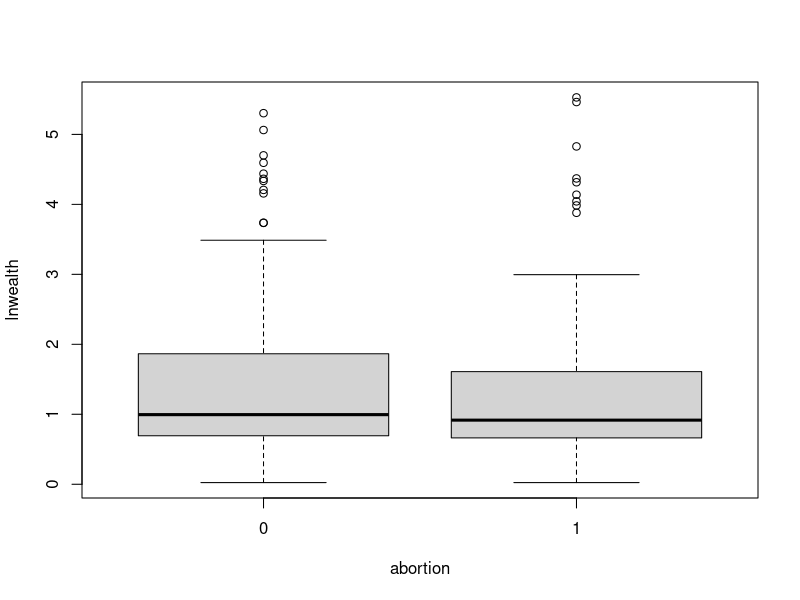
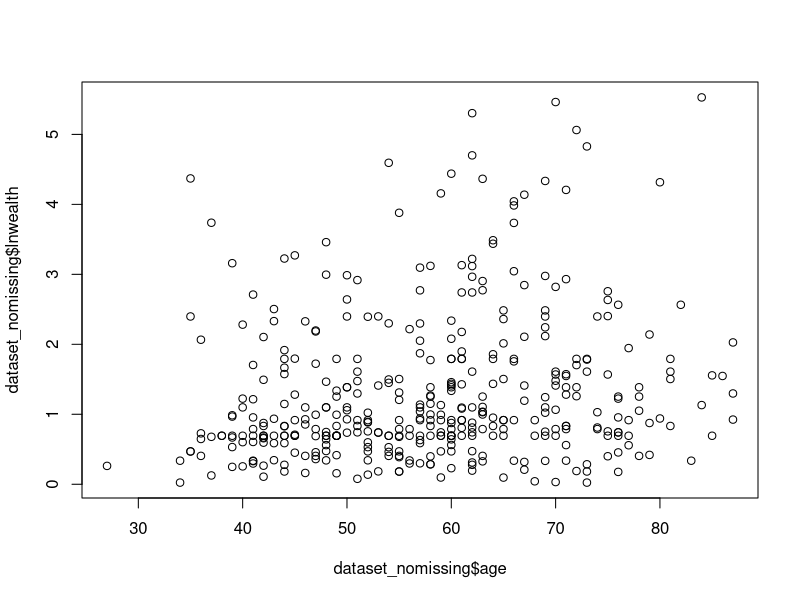

The R source for these figures, in order: (Note: this script raises an error after producing the figures.)
#load packages 
## Project:  STA 215, Fall 2024, Final Project
# Located:   Folcarelli TCNJ Google Drive
# File Name: template
# Date:      2024_1_17
# Who:       Dante Folcarelli 

## Load packages
# NOTE: Run base.R if these commands return an error!
library(readr)
library(dplyr)
library(tidyverse)
library(ggplot2)
library(haven)
library(forcats)
library(psych)

# Load data 
setwd("H:/sta215")

dataset <- read_csv("raw_data.csv")
View(dataset)

##################################################################################
############### Table 1: descriptive statistics    ####################   
##################################################################################
dataset$lnwealth <- log(dataset$wealth+1)
dataset_nomissing <- na.omit(dataset)


table(dataset_nomissing$gun_policy)
table(dataset_nomissing$christian)

summary(dataset_nomissing$age)
sd(dataset_nomissing$age)



##################################################################################
#################### Figure 1: boxplot             ####################   
##################################################################################



anova <- aov(dataset_nomissing$lnwealth ~ dataset_nomissing$abortion) 


summary(anova)
boxplot(lnwealth ~ abortion, data = dataset_nomissing) 


##################################################################################
####################   Figure 2: scatter plot             ####################   
##################################################################################

plot(dataset_nomissing$age, dataset_nomissing$lnwealth)
meany <- mean(dataset_nomissing_nomissing$age)
meanx <- mean(dataset_nomissing_nomissing$lnwealth)
abline(h = meanx, col = "black")
abline(v = meany, col = "black")
linear_relationship <- lm(lnwealth ~ age, data =dataset_nomissing_nomissing) 
summary(linear_relationship)
abline(linear_relationship, col = "red")

##################################################################################
####################  Figure 3: residual plot                ####################   
##################################################################################
# Plot the residuals
plot(dataset_nomissing_nomissing$age, residuals(linear_relationship))

# Add a horizontal line at zero to indicate the baseline
abline(h = 0, col = "red")


##################################################################################
####################  Table 2: contingency table                ####################   
##################################################################################
table(dataset_nomissing$christian, dataset_nomissing$abortion)

chisq.test(table(dataset_nomissing$christian, dataset_nomissing$abortion))
